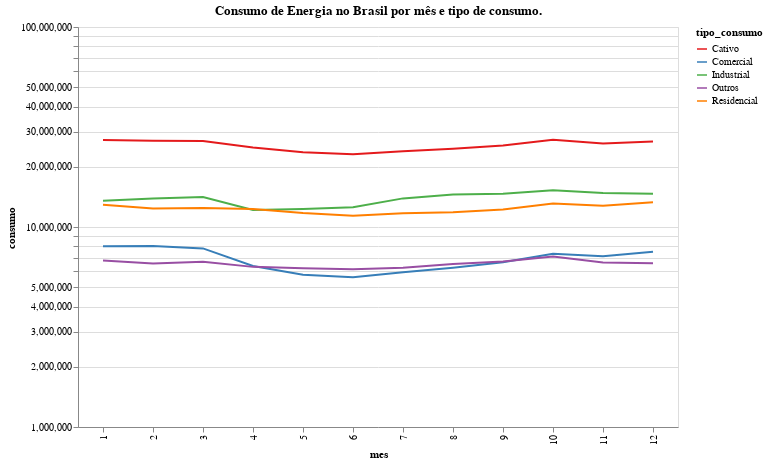

Notebook source saved alongside this figure:
### Code cell
# Fazendo o gráfico de linhas
alt.Chart(data =consumo_por_tipo_mes)\
  .mark_line() \
  .encode(
    x='mes:O',
    y=alt.Y(
        shorthand = 'consumo:Q',
        scale=alt.Scale(type="log")  # Here the scale is applied
    ),
    color  = alt.Color('tipo_consumo', scale=alt.Scale(scheme='set1'))
  ) \
  .properties(
      width=600, 
      height=400, 
      title = 'Consumo de Energia no Brasil por mês e tipo de consumo.'
  )

### Figure 1 — Vega-Lite specification as saved in the notebook (floating-point values rounded to 4 significant figures)
{"config": {"view": {"continuousWidth": 400, "continuousHeight": 300}}, "data": {"name": "data-ca33eb822568db791d343901095065d6"}, "mark": "line", "encoding": {"color": {"field": "tipo_consumo", "scale": {"scheme": "set1"}, "type": "nominal"}, "x": {"field": "mes", "type": "ordinal"}, "y": {"field": "consumo", "scale": {"type": "log"}, "type": "quantitative"}}, "height": 400, "title": "Consumo de Energia no Brasil por mês e tipo de consumo.", "width": 600, "$schema": "https://vega.github.io/schema/vega-lite/v4.17.0.json", "datasets": {"data-ca33eb822568db791d343901095065d6": [{"mes": 1, "tipo_consumo": "Cativo", "consumo": 27220000.0}, {"mes": 1, "tipo_consumo": "Comercial", "consumo": 8020000.0}, {"mes": 1, "tipo_consumo": "Industrial", "consumo": 13520000.0}, {"mes": 1, "tipo_consumo": "Outros", "consumo": 6806000.0}, {"mes": 1, "tipo_consumo": "Residencial", "consumo": 12910000.0}, {"mes": 2, "tipo_consumo": "Cativo", "consumo": 26980000.0}, {"mes": 2, "tipo_consumo": "Comercial", "consumo": 8039000.0}, {"mes": 2, "tipo_consumo": "Industrial", "consumo": 13890000.0}, {"mes": 2, "tipo_consumo": "Outros", "consumo": 6576000.0}, {"mes": 2, "tipo_consumo": "Residencial", "consumo": 12380000.0}, {"mes": 3, "tipo_consumo": "Cativo", "consumo": 26930000.0}, {"mes": 3, "tipo_consumo": "Comercial", "consumo": 7816000.0}, {"mes": 3, "tipo_consumo": "Industrial", "consumo": 14120000.0}, {"mes": 3, "tipo_consumo": "Outros", "consumo": 6696000.0}, {"mes": 3, "tipo_consumo": "Residencial", "consumo": 12430000.0}, {"mes": 4, "tipo_consumo": "Cativo", "consumo": 24990000.0}, {"mes": 4, "tipo_consumo": "Comercial", "consumo": 6388000.0}, {"mes": 4, "tipo_consumo": "Industrial", "consumo": 12160000.0}, {"mes": 4, "tipo_consumo": "Outros", "consumo": 6319000.0}, {"mes": 4, "tipo_consumo": "Residencial", "consumo": 12320000.0}, {"mes": 5, "tipo_consumo": "Cativo", "consumo": 23670000.0}, {"mes": 5, "tipo_consumo": "Comercial", "consumo": 5774000.0}, {"mes": 5, "tipo_consumo": "Industrial", "consumo": 12310000.0}, {"mes": 5, "tipo_consumo": "Outros", "consumo": 6218000.0}, {"mes": 5, "tipo_consumo": "Residencial", "consumo": 11760000.0}, {"mes": 6, "tipo_consumo": "Cativo", "consumo": 23140000.0}, {"mes": 6, "tipo_consumo": "Comercial", "consumo": 5611000.0}, {"mes": 6, "tipo_consumo": "Industrial", "consumo": 12540000.0}, {"mes": 6, "tipo_consumo": "Outros", "consumo": 6147000.0}, {"mes": 6, "tipo_consumo": "Residencial", "consumo": 11400000.0}, {"mes": 7, "tipo_consumo": "Cativo", "consumo": 23900000.0}, {"mes": 7, "tipo_consumo": "Comercial", "consumo": 5935000.0}, {"mes": 7, "tipo_consumo": "Industrial", "consumo": 13900000.0}, {"mes": 7, "tipo_consumo": "Outros", "consumo": 6253000.0}, {"mes": 7, "tipo_consumo": "Residencial", "consumo": 11710000.0}, {"mes": 8, "tipo_consumo": "Cativo", "consumo": 24630000.0}, {"mes": 8, "tipo_consumo": "Comercial", "consumo": 6250000.0}, {"mes": 8, "tipo_consumo": "Industrial", "consumo": 14530000.0}, {"mes": 8, "tipo_consumo": "Outros", "consumo": 6533000.0}, {"mes": 8, "tipo_consumo": "Residencial", "consumo": 11850000.0}, {"mes": 9, "tipo_consumo": "Cativo", "consumo": 25530000.0}, {"mes": 9, "tipo_consumo": "Comercial", "consumo": 6666000.0}, {"mes": 9, "tipo_consumo": "Industrial", "consumo": 14640000.0}, {"mes": 9, "tipo_consumo": "Outros", "consumo": 6724000.0}, {"mes": 9, "tipo_consumo": "Residencial", "consumo": 12240000.0}, {"mes": 10, "tipo_consumo": "Cativo", "consumo": 27330000.0}, {"mes": 10, "tipo_consumo": "Comercial", "consumo": 7353000.0}, {"mes": 10, "tipo_consumo": "Industrial", "consumo": 15290000.0}, {"mes": 10, "tipo_consumo": "Outros", "consumo": 7114000.0}, {"mes": 10, "tipo_consumo": "Residencial", "consumo": 13090000.0}, {"mes": 11, "tipo_consumo": "Cativo", "consumo": 26120000.0}, {"mes": 11, "tipo_consumo": "Comercial", "consumo": 7150000.0}, {"mes": 11, "tipo_consumo": "Industrial", "consumo": 14780000.0}, {"mes": 11, "tipo_consumo": "Outros", "consumo": 6637000.0}, {"mes": 11, "tipo_consumo": "Residencial", "consumo": 12780000.0}, {"mes": 12, "tipo_consumo": "Cativo", "consumo": 26750000.0}, {"mes": 12, "tipo_consumo": "Comercial", "consumo": 7520000.0}, {"mes": 12, "tipo_consumo": "Industrial", "consumo": 14660000.0}, {"mes": 12, "tipo_consumo": "Outros", "consumo": 6589000.0}, {"mes": 12, "tipo_consumo": "Residencial", "consumo": 13310000.0}]}}
